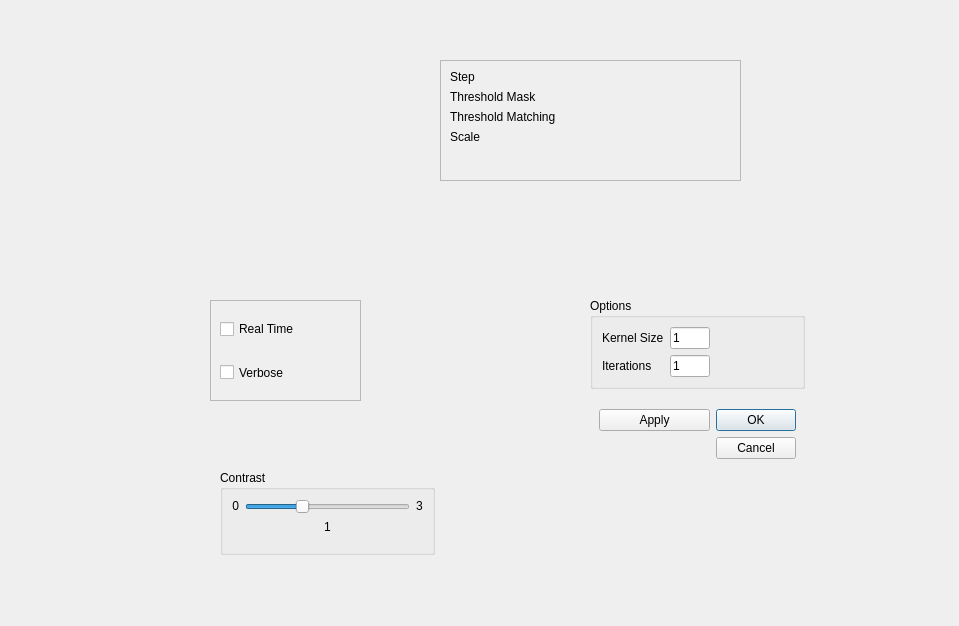
<?xml version="1.0" encoding="UTF-8"?>
<ui version="4.0">
 <class>Dialog</class>
 <widget class="QDialog" name="Dialog">
  <property name="geometry">
   <rect>
    <x>0</x>
    <y>0</y>
    <width>959</width>
    <height>626</height>
   </rect>
  </property>
  <property name="windowTitle">
   <string>Dialog</string>
  </property>
  <widget class="QFrame" name="frame">
   <property name="geometry">
    <rect>
     <x>440</x>
     <y>60</y>
     <width>301</width>
     <height>121</height>
    </rect>
   </property>
   <property name="frameShape">
    <enum>QFrame::StyledPanel</enum>
   </property>
   <property name="frameShadow">
    <enum>QFrame::Raised</enum>
   </property>
   <layout class="QFormLayout" name="formLayout">
    <item row="0" column="0">
     <widget class="QLabel" name="label">
      <property name="text">
       <string>Step</string>
      </property>
     </widget>
    </item>
    <item row="1" column="0">
     <widget class="QLabel" name="label_2">
      <property name="text">
       <string>Threshold Mask</string>
      </property>
     </widget>
    </item>
    <item row="2" column="0">
     <widget class="QLabel" name="label_3">
      <property name="text">
       <string>Threshold Matching</string>
      </property>
     </widget>
    </item>
    <item row="3" column="0">
     <widget class="QLabel" name="label_4">
      <property name="text">
       <string>Scale</string>
      </property>
     </widget>
    </item>
   </layout>
  </widget>
  <widget class="QFrame" name="frame_2">
   <property name="geometry">
    <rect>
     <x>210</x>
     <y>300</y>
     <width>151</width>
     <height>101</height>
    </rect>
   </property>
   <property name="frameShape">
    <enum>QFrame::StyledPanel</enum>
   </property>
   <property name="frameShadow">
    <enum>QFrame::Raised</enum>
   </property>
   <layout class="QVBoxLayout" name="verticalLayout">
    <item>
     <widget class="QCheckBox" name="checkBox">
      <property name="sizePolicy">
       <sizepolicy hsizetype="Minimum" vsizetype="Preferred">
        <horstretch>0</horstretch>
        <verstretch>0</verstretch>
       </sizepolicy>
      </property>
      <property name="text">
       <string>Real Time</string>
      </property>
     </widget>
    </item>
    <item>
     <widget class="QCheckBox" name="checkBox_2">
      <property name="sizePolicy">
       <sizepolicy hsizetype="Minimum" vsizetype="Preferred">
        <horstretch>0</horstretch>
        <verstretch>0</verstretch>
       </sizepolicy>
      </property>
      <property name="text">
       <string>Verbose</string>
      </property>
     </widget>
    </item>
   </layout>
  </widget>
  <widget class="QGroupBox" name="groupKernel">
   <property name="geometry">
    <rect>
     <x>590</x>
     <y>298</y>
     <width>215</width>
     <height>91</height>
    </rect>
   </property>
   <property name="sizePolicy">
    <sizepolicy hsizetype="Preferred" vsizetype="Fixed">
     <horstretch>0</horstretch>
     <verstretch>0</verstretch>
    </sizepolicy>
   </property>
   <property name="styleSheet">
    <string notr="true"/>
   </property>
   <property name="title">
    <string>Options</string>
   </property>
   <property name="flat">
    <bool>false</bool>
   </property>
   <layout class="QGridLayout" name="gridLayout_2">
    <item row="0" column="0">
     <widget class="QLabel" name="lbl1">
      <property name="sizePolicy">
       <sizepolicy hsizetype="Fixed" vsizetype="Preferred">
        <horstretch>0</horstretch>
        <verstretch>0</verstretch>
       </sizepolicy>
      </property>
      <property name="text">
       <string>Kernel Size</string>
      </property>
     </widget>
    </item>
    <item row="1" column="1">
     <widget class="QLineEdit" name="leIterations">
      <property name="sizePolicy">
       <sizepolicy hsizetype="Fixed" vsizetype="Fixed">
        <horstretch>0</horstretch>
        <verstretch>0</verstretch>
       </sizepolicy>
      </property>
      <property name="maximumSize">
       <size>
        <width>40</width>
        <height>50</height>
       </size>
      </property>
      <property name="text">
       <string>1</string>
      </property>
     </widget>
    </item>
    <item row="1" column="2">
     <spacer name="horizontalSpacer_3">
      <property name="orientation">
       <enum>Qt::Horizontal</enum>
      </property>
      <property name="sizeHint" stdset="0">
       <size>
        <width>40</width>
        <height>20</height>
       </size>
      </property>
     </spacer>
    </item>
    <item row="0" column="1">
     <widget class="QLineEdit" name="leKernel">
      <property name="sizePolicy">
       <sizepolicy hsizetype="Fixed" vsizetype="Fixed">
        <horstretch>0</horstretch>
        <verstretch>0</verstretch>
       </sizepolicy>
      </property>
      <property name="maximumSize">
       <size>
        <width>40</width>
        <height>50</height>
       </size>
      </property>
      <property name="text">
       <string>1</string>
      </property>
     </widget>
    </item>
    <item row="1" column="0">
     <widget class="QLabel" name="lbl2">
      <property name="sizePolicy">
       <sizepolicy hsizetype="Fixed" vsizetype="Preferred">
        <horstretch>0</horstretch>
        <verstretch>0</verstretch>
       </sizepolicy>
      </property>
      <property name="text">
       <string>Iterations</string>
      </property>
     </widget>
    </item>
   </layout>
  </widget>
  <widget class="QFrame" name="frameOption">
   <property name="geometry">
    <rect>
     <x>590</x>
     <y>400</y>
     <width>215</width>
     <height>85</height>
    </rect>
   </property>
   <property name="sizePolicy">
    <sizepolicy hsizetype="Preferred" vsizetype="Fixed">
     <horstretch>0</horstretch>
     <verstretch>0</verstretch>
    </sizepolicy>
   </property>
   <property name="acceptDrops">
    <bool>false</bool>
   </property>
   <layout class="QGridLayout" name="gridLayout_3">
    <item row="0" column="1">
     <widget class="QPushButton" name="btnApply">
      <property name="sizePolicy">
       <sizepolicy hsizetype="Preferred" vsizetype="Fixed">
        <horstretch>0</horstretch>
        <verstretch>0</verstretch>
       </sizepolicy>
      </property>
      <property name="text">
       <string>Apply</string>
      </property>
     </widget>
    </item>
    <item row="1" column="1">
     <spacer name="horizontalSpacer">
      <property name="orientation">
       <enum>Qt::Horizontal</enum>
      </property>
      <property name="sizeHint" stdset="0">
       <size>
        <width>40</width>
        <height>20</height>
       </size>
      </property>
     </spacer>
    </item>
    <item row="0" column="2" rowspan="2">
     <widget class="QDialogButtonBox" name="buttonBox">
      <property name="sizePolicy">
       <sizepolicy hsizetype="Fixed" vsizetype="Preferred">
        <horstretch>0</horstretch>
        <verstretch>0</verstretch>
       </sizepolicy>
      </property>
      <property name="orientation">
       <enum>Qt::Vertical</enum>
      </property>
      <property name="standardButtons">
       <set>QDialogButtonBox::Cancel|QDialogButtonBox::Ok</set>
      </property>
     </widget>
    </item>
   </layout>
  </widget>
  <widget class="QGroupBox" name="groupBoxContrast">
   <property name="geometry">
    <rect>
     <x>220</x>
     <y>470</y>
     <width>215</width>
     <height>85</height>
    </rect>
   </property>
   <property name="sizePolicy">
    <sizepolicy hsizetype="Preferred" vsizetype="Fixed">
     <horstretch>0</horstretch>
     <verstretch>0</verstretch>
    </sizepolicy>
   </property>
   <property name="title">
    <string>Contrast</string>
   </property>
   <layout class="QGridLayout" name="gridLayout">
    <item row="2" column="2">
     <widget class="QSlider" name="hsldContrast">
      <property name="sizePolicy">
       <sizepolicy hsizetype="Preferred" vsizetype="Fixed">
        <horstretch>0</horstretch>
        <verstretch>0</verstretch>
       </sizepolicy>
      </property>
      <property name="minimum">
       <number>0</number>
      </property>
      <property name="maximum">
       <number>30</number>
      </property>
      <property name="pageStep">
       <number>1</number>
      </property>
      <property name="value">
       <number>10</number>
      </property>
      <property name="orientation">
       <enum>Qt::Horizontal</enum>
      </property>
     </widget>
    </item>
    <item row="3" column="2" alignment="Qt::AlignTop">
     <widget class="QLabel" name="lblCurrContrast">
      <property name="sizePolicy">
       <sizepolicy hsizetype="Preferred" vsizetype="Fixed">
        <horstretch>0</horstretch>
        <verstretch>0</verstretch>
       </sizepolicy>
      </property>
      <property name="text">
       <string>1</string>
      </property>
      <property name="alignment">
       <set>Qt::AlignCenter</set>
      </property>
     </widget>
    </item>
    <item row="2" column="0">
     <widget class="QLabel" name="lblMinContrast">
      <property name="sizePolicy">
       <sizepolicy hsizetype="Fixed" vsizetype="Fixed">
        <horstretch>0</horstretch>
        <verstretch>0</verstretch>
       </sizepolicy>
      </property>
      <property name="text">
       <string>0</string>
      </property>
      <property name="alignment">
       <set>Qt::AlignRight|Qt::AlignTrailing|Qt::AlignVCenter</set>
      </property>
     </widget>
    </item>
    <item row="2" column="3">
     <widget class="QLabel" name="lblMaxContrast">
      <property name="sizePolicy">
       <sizepolicy hsizetype="Fixed" vsizetype="Fixed">
        <horstretch>0</horstretch>
        <verstretch>0</verstretch>
       </sizepolicy>
      </property>
      <property name="text">
       <string>3</string>
      </property>
      <property name="alignment">
       <set>Qt::AlignLeading|Qt::AlignLeft|Qt::AlignVCenter</set>
      </property>
     </widget>
    </item>
   </layout>
  </widget>
 </widget>
 <resources/>
 <connections/>
</ui>
